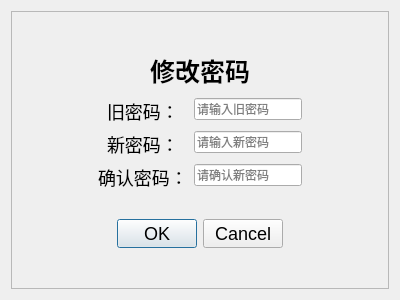
<?xml version="1.0" encoding="UTF-8"?>
<ui version="4.0">
 <class>PassWordChange</class>
 <widget class="QDialog" name="PassWordChange">
  <property name="geometry">
   <rect>
    <x>0</x>
    <y>0</y>
    <width>400</width>
    <height>300</height>
   </rect>
  </property>
  <property name="windowTitle">
   <string>密码修改</string>
  </property>
  <layout class="QGridLayout" name="gridLayout">
   <item row="0" column="0">
    <widget class="QFrame" name="frame_2">
     <property name="sizePolicy">
      <sizepolicy hsizetype="Expanding" vsizetype="Expanding">
       <horstretch>0</horstretch>
       <verstretch>0</verstretch>
      </sizepolicy>
     </property>
     <property name="frameShape">
      <enum>QFrame::Shape::StyledPanel</enum>
     </property>
     <property name="frameShadow">
      <enum>QFrame::Shadow::Raised</enum>
     </property>
     <layout class="QHBoxLayout" name="horizontalLayout_6">
      <item>
       <spacer name="horizontalSpacer_7">
        <property name="orientation">
         <enum>Qt::Orientation::Horizontal</enum>
        </property>
        <property name="sizeHint" stdset="0">
         <size>
          <width>40</width>
          <height>20</height>
         </size>
        </property>
       </spacer>
      </item>
      <item>
       <widget class="QFrame" name="frame_5">
        <property name="frameShape">
         <enum>QFrame::Shape::NoFrame</enum>
        </property>
        <property name="frameShadow">
         <enum>QFrame::Shadow::Raised</enum>
        </property>
        <layout class="QVBoxLayout" name="verticalLayout">
         <item>
          <spacer name="verticalSpacer">
           <property name="orientation">
            <enum>Qt::Orientation::Vertical</enum>
           </property>
           <property name="sizeHint" stdset="0">
            <size>
             <width>17</width>
             <height>2</height>
            </size>
           </property>
          </spacer>
         </item>
         <item>
          <widget class="QLabel" name="label_3">
           <property name="styleSheet">
            <string notr="true">font-size:25px;
font: bold;</string>
           </property>
           <property name="text">
            <string>修改密码</string>
           </property>
           <property name="alignment">
            <set>Qt::AlignmentFlag::AlignCenter</set>
           </property>
          </widget>
         </item>
         <item>
          <spacer name="verticalSpacer_13">
           <property name="orientation">
            <enum>Qt::Orientation::Vertical</enum>
           </property>
           <property name="sizeType">
            <enum>QSizePolicy::Policy::Preferred</enum>
           </property>
           <property name="sizeHint" stdset="0">
            <size>
             <width>17</width>
             <height>3</height>
            </size>
           </property>
          </spacer>
         </item>
         <item>
          <layout class="QFormLayout" name="formLayout">
           <property name="labelAlignment">
            <set>Qt::AlignmentFlag::AlignCenter</set>
           </property>
           <property name="formAlignment">
            <set>Qt::AlignmentFlag::AlignLeading|Qt::AlignmentFlag::AlignLeft|Qt::AlignmentFlag::AlignTop</set>
           </property>
           <item row="0" column="0">
            <widget class="QLabel" name="label_8">
             <property name="styleSheet">
              <string notr="true">font-size:18px;</string>
             </property>
             <property name="text">
              <string>旧密码：</string>
             </property>
            </widget>
           </item>
           <item row="0" column="1">
            <widget class="QLineEdit" name="oldPassword">
             <property name="styleSheet">
              <string notr="true"/>
             </property>
             <property name="frame">
              <bool>true</bool>
             </property>
             <property name="placeholderText">
              <string>请输入旧密码</string>
             </property>
            </widget>
           </item>
           <item row="1" column="0">
            <widget class="QLabel" name="label_2">
             <property name="styleSheet">
              <string notr="true">font-size:18px;</string>
             </property>
             <property name="text">
              <string>新密码：</string>
             </property>
            </widget>
           </item>
           <item row="1" column="1">
            <widget class="QLineEdit" name="passwordEdit">
             <property name="styleSheet">
              <string notr="true"/>
             </property>
             <property name="echoMode">
              <enum>QLineEdit::EchoMode::Password</enum>
             </property>
             <property name="placeholderText">
              <string>请输入新密码</string>
             </property>
            </widget>
           </item>
           <item row="2" column="0">
            <widget class="QLabel" name="label_7">
             <property name="styleSheet">
              <string notr="true">font-size:18px;</string>
             </property>
             <property name="text">
              <string>确认密码：</string>
             </property>
            </widget>
           </item>
           <item row="2" column="1">
            <widget class="QLineEdit" name="passwordConfirm">
             <property name="styleSheet">
              <string notr="true"/>
             </property>
             <property name="echoMode">
              <enum>QLineEdit::EchoMode::Password</enum>
             </property>
             <property name="placeholderText">
              <string>请确认新密码</string>
             </property>
            </widget>
           </item>
          </layout>
         </item>
         <item>
          <spacer name="verticalSpacer_2">
           <property name="orientation">
            <enum>Qt::Orientation::Vertical</enum>
           </property>
           <property name="sizeHint" stdset="0">
            <size>
             <width>20</width>
             <height>10</height>
            </size>
           </property>
          </spacer>
         </item>
         <item>
          <widget class="QDialogButtonBox" name="buttonBox">
           <property name="styleSheet">
            <string notr="true">font-size:18px;</string>
           </property>
           <property name="standardButtons">
            <set>QDialogButtonBox::StandardButton::Cancel|QDialogButtonBox::StandardButton::Ok</set>
           </property>
           <property name="centerButtons">
            <bool>true</bool>
           </property>
          </widget>
         </item>
         <item>
          <spacer name="verticalSpacer_10">
           <property name="orientation">
            <enum>Qt::Orientation::Vertical</enum>
           </property>
           <property name="sizeHint" stdset="0">
            <size>
             <width>17</width>
             <height>19</height>
            </size>
           </property>
          </spacer>
         </item>
        </layout>
       </widget>
      </item>
      <item>
       <spacer name="horizontalSpacer_8">
        <property name="orientation">
         <enum>Qt::Orientation::Horizontal</enum>
        </property>
        <property name="sizeHint" stdset="0">
         <size>
          <width>40</width>
          <height>20</height>
         </size>
        </property>
       </spacer>
      </item>
     </layout>
    </widget>
   </item>
  </layout>
 </widget>
 <resources/>
 <connections/>
</ui>
